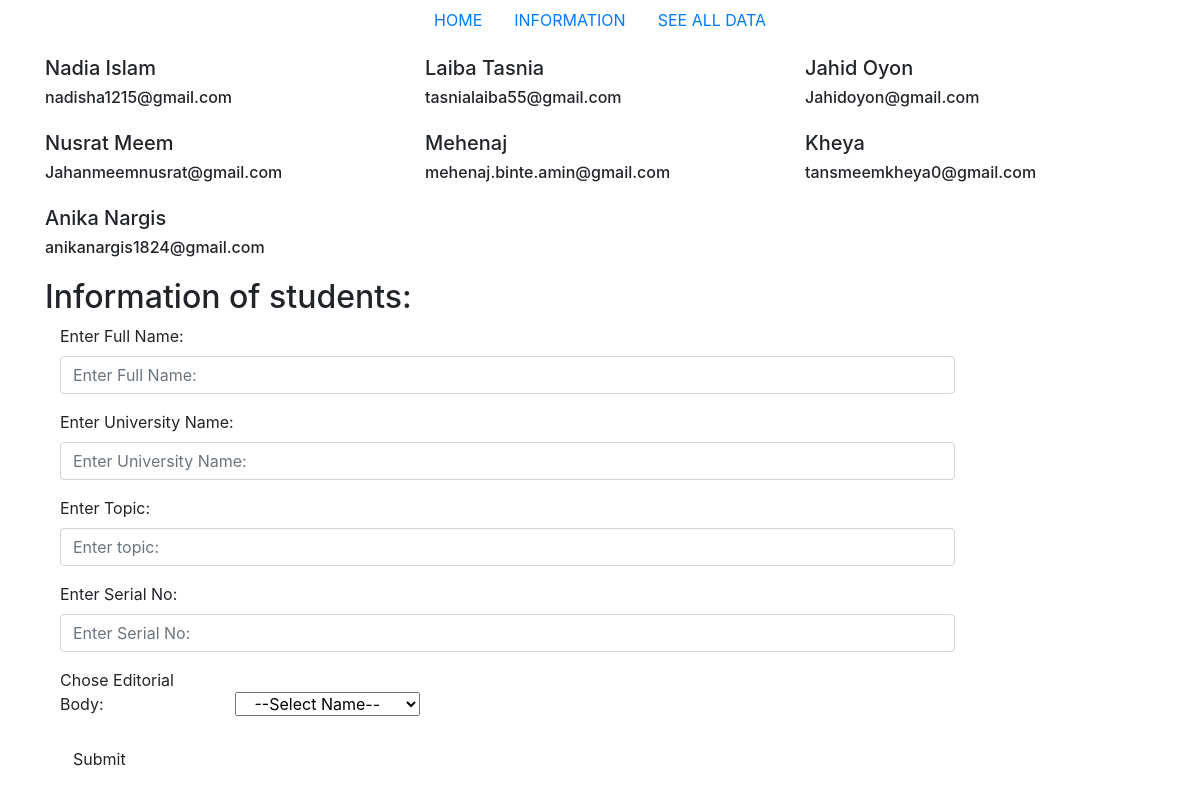
Screenshot of /information/ with the database file from the repository.
### core/models.py (models this page shows, shortened)
class EditorialBody(models.Model):
    name = models.CharField(max_length=50, null=True)
    email = models.EmailField(max_length=50, null=True)

### core/views.py (the view)
# urls.py: path('information/', info, name='info'),
def info(request):
    allinfo = EditorialBody.objects.all()
    params = {'all': allinfo}
    return render(request, 'info.html', params)

### templates/info.html (shortened to what this page needs)
{% extends 'basic.html' %}
{% block body %}
    <div class="container mt-2">
        <div class="row">
            {% for x in all %}
                <div class="col-sm-4 my-2">
                    <h5>{{ x.name }}</h5>
                    <h6>{{ x.email }}</h6>
                </div>
            {% endfor %}
        </div>
    </div>
    <div class="container mt-1">
        <h2>Information of students:</h2>
        <form class="form-horizontal" method="POST" action="{% url 'student' %}">
            <div class="form-group">
                <label class="control-label col-sm-2" for="email">Enter Full Name:</label>
                <div class="col-sm-10">
                    <input type="text" class="form-control" id="email" placeholder="Enter Full Name:" name="Name"
                           required>
                </div>
            </div>
            <div class="form-group">
                <label class="control-label col-sm-4" for="email">Enter University Name:</label>
                <div class="col-sm-10">
                    <input type="text" class="form-control" id="email" placeholder="Enter University Name:"
                           name="University" required>
                </div>
            </div>
            <div class="form-group">
                <label class="control-label col-sm-2" for="email">Enter Topic:</label>
                <div class="col-sm-10">
                    <input type="text" class="form-control" id="email" placeholder="Enter topic:" name="Topic" required>
                </div>
            </div>
            <div class="form-group">
                <label class="control-label col-sm-2" for="email">Enter Serial No:</label>
                <div class="col-sm-10">
                    <input type="text" class="form-control" id="email" placeholder="Enter Serial No:" name="Serial"
                           required>
                </div>
            </div>
            <div class="form-group">
                <label class="control-label col-sm-2" for="email">Chose Editorial Body:</label>
                <select id="myList" name="Editorial" class="col-sm-2">
                    <option name="">--Select Name--</option>
                </select>
            </div>
            <div class="form-group">
                <div class="col-sm-offset-2 col-sm-10">
                    <button type="submit" class="btn btn-default">Submit</button>
                </div>
            </div>
        </form>
    </div>
{% endblock %}

### templates/basic.html (shortened to what this page needs)
<!doctype html>
<html lang="en">
<head>
    <link rel="stylesheet" href="https://stackpath.bootstrapcdn.com/bootstrap/4.5.0/css/bootstrap.min.css"
>
</head>
<body>
<ul class="nav justify-content-center">
    <li class="nav-item">
        <a class="nav-link" href="{% url 'home' %}">HOME</a>
    </li>
    <li class="nav-item">
        <a class="nav-link" href="{% url 'info' %}">INFORMATION</a>
    </li>
    <li class="nav-item">
        <a class="nav-link" href="{% url 'student' %}">SEE ALL DATA</a>
    </li>
</ul>
{% block body %}
{% endblock %}
</body>
</html>

### rows the page displays
EditorialBody: name "Nadia Islam", email "nadisha1215@gmail.com"
EditorialBody: name "Laiba Tasnia", email "tasnialaiba55@gmail.com"
EditorialBody: name "Jahid Oyon", email "Jahidoyon@gmail.com"
EditorialBody: name "Nusrat Meem", email "Jahanmeemnusrat@gmail.com"
EditorialBody: name "Mehenaj", email "mehenaj.binte.amin@gmail.com"
EditorialBody: name "Kheya", email "tansmeemkheya0@gmail.com"
EditorialBody: name "Anika Nargis", email "anikanargis1824@gmail.com"
